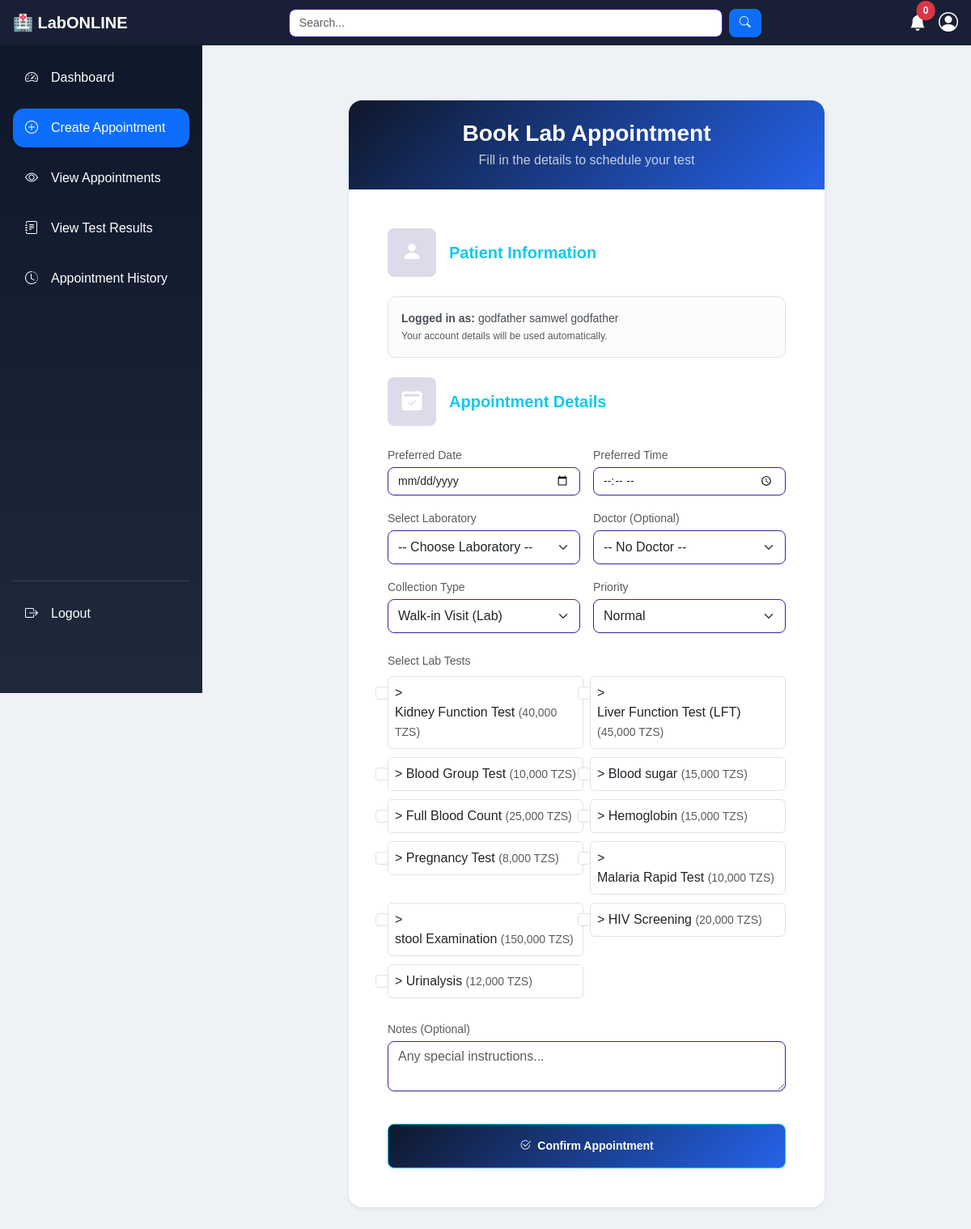
The app's page /patient/dashboard.php?page=create_appointment (signed in) with its own data.
### tables this page shows
CREATE TABLE `lab_tests` (
  `id` int(11) NOT NULL,
  `category_id` int(11) DEFAULT NULL,
  `test_name` varchar(100) DEFAULT NULL,
  `description` text DEFAULT NULL,
  `price` decimal(10,2) DEFAULT NULL,
  `duration` varchar(50) DEFAULT NULL,
  `is_active` tinyint(1) DEFAULT 1
);

### patient/dashboard.php (called while the page is built, shortened)
<?php
include "../shared/layout.php";
?>

### includes/helpers.php (called while the page is built, shortened)
<?php
function e(?string $value): string
{
    return htmlspecialchars((string) $value, ENT_QUOTES, 'UTF-8');
}

### repositories/LabTestRepository.php (called while the page is built, shortened)
<?php
class LabTestRepository
{
    private mysqli $conn;
    public function __construct(mysqli $conn)
    {
        $this->conn = $conn;
    }
    public function getAllWithCategory(): array
    {
        $sql = "SELECT lt.id, lt.test_name, lt.description, lt.price, lt.duration,
                       tc.category_name
                FROM lab_tests lt
                LEFT JOIN test_categories tc
                ON tc.id = lt.category_id
                WHERE lt.is_active = 1
                ORDER BY tc.category_name, lt.test_name";
        $result = $this->conn->query($sql);
        return $result ? $result->fetch_all(MYSQLI_ASSOC) : [];
    }
}

### patient/content/create_appointment.php (the view, shortened to what this page needs)
<?php
$labTestRepo = new LabTestRepository($conn);
$tests = $labTestRepo->getAllWithCategory();
$patientName = $_SESSION['full_name'] ?? 'Patient';
?>
<div class="container py-5">
    <div class="row">
        <div class="col-lg-8 mx-auto">
            <div class="card border-0 shadow-sm rounded-4 overflow-hidden">
                <div class="card-header welcome-card bg-lab-gradient border-0 p-4 text-white text-center">
                    <h3 class="mb-1 fw-bold">Book Lab Appointment</h3>
                    <p class="mb-0 opacity-75">Fill in the details to schedule your test</p>
                </div>
                <div class="card-body p-4 p-md-5">
                    <form method="POST" action="../actions/patient/create_appointment_process.php">
                        <div class="d-flex align-items-center gap-3 mb-4">
                            <div class="icon-box rounded-3 d-flex align-items-center justify-content-center">
                                <i class="bi bi-person-fill"></i>
                            </div>
                            <h5 class="mb-0 fw-bold text-info">Patient Information</h5>
                        </div>
                        <div class="alert alert-light border mb-4">
                            <strong>Logged in as:</strong> <?= e($patientName) ?>
                            <br><small class="text-muted">Your account details will be used automatically.</small>
                        </div>
                        <div class="d-flex align-items-center gap-3 mb-4">
                            <div class="icon-box rounded-3 d-flex align-items-center justify-content-center">
                                <i class="bi bi-calendar2-check-fill"></i>
                            </div>
                            <h5 class="mb-0 fw-bold text-info">Appointment Details</h5>
                        </div>
                        <div class="row g-3 mb-4">
                            <div class="col-md-6">
                                <label class="small text-muted mb-1">Preferred Date</label>
                                <input type="date" name="appointment_date" class="form-control rounded-3" required>
                            </div>
                            <div class="col-md-6">
                                <label class="small text-muted mb-1">Preferred Time</label>
                                <input type="time" name="appointment_time" class="form-control rounded-3" required>
                            </div>
                            <div class="col-md-6">
                                <label class="small text-muted mb-1">Select Laboratory</label>
                                <select name="laboratory_id" class="form-select rounded-3 py-2" required>
                                    <option value="">-- Choose Laboratory --</option>
                                </select>
                            </div>
                            <div class=" col-md-6">
                                <label class="small text-muted mb-1">Doctor (Optional)</label>
                                <select name="doctor_id" class="form-select rounded-3 py-2">
                                    <option value="">-- No Doctor --</option>
                                </select>
                            </div>
                            <div class="col-md-6">
                                <label class="small text-muted mb-1">Collection Type</label>
                                <select class="form-select rounded-3 py-2" name="sample_collection" id="serviceType"
                                    required>
                                    <option value="lab">Walk-in Visit (Lab)</option>
                                </select>
                            </div>
                            <div class="col-md-6">
                                <label class="small text-muted mb-1">Priority</label>
                                <select name="priority" class="form-select rounded-3 py-2">
                                    <option value="normal">Normal</option>
                                </select>
                            </div>
                        </div>
                        <div class="mb-4">
                            <label class="small text-muted mb-2 d-block">Select Lab Tests</label>
                            <div class="row g-2">
                                <?php foreach ($tests as $test): ?>
                                <div class="col-md-6">
                                    <div class="form-check border rounded p-2">
                                        <input class="form-check-input" type="checkbox" name="test_ids[]"
                                            value="<?= e((string)$test['id']) ?>" id="test<?= e((string)$test['id']) ?>"
                                            <?phpif($oldAppointment && in_array($test['id'],$oldTests)){ echo "checked";}?>>
                                        <label class="form-check-label" for="test<?= e((string)$test['id']) ?>">
                                            <?= e($test['test_name']) ?>
                                            <small class="text-muted">
                                                (<?= number_format((float)$test['price'],0) ?> TZS)
                                            </small>
                                        </label>
                                    </div>
                                </div>
                                <?php endforeach; ?>
                            </div>
                        </div>
                        <div class="mb-4">
                            <label class="small text-muted mb-1">Notes (Optional)</label>
                            <textarea name="notes" class="form-control rounded-3" rows="2"
                                placeholder="Any special instructions..."></textarea>
                        </div>
                        <button type="submit"
                            class="btn btn-info welcome-card w-100 py-3 text-white fw-bold rounded-3 shadow-sm mt-3">
                            <i class="bi bi-check2-circle me-2"></i>Confirm Appointment
                        </button>
                    </form>
                </div>
            </div>
        </div>
    </div>
</div>

### assets/css/generaldashboard.css (style rules this page uses)
body { background-color: #f4f6f9; }

### assets/css/patientappointment.css (style rules this page uses)
.bg-lab-gradient { background: linear-gradient(135deg, #510ecc, oklch(39.933% 0.23644 280.212)); }
.form-control, .form-select { border: 1px solid #3a22a3; transition: 0.3s; }
.icon-box { width: 45px; height: 45px; background: rgba(39, 8, 110, 0.15); color: #36078d; }

### assets/css/patienthome.css (style rules this page uses)
body { background:#eef2f7; }
.welcome-card { background:linear-gradient(135deg,#0f172a,#2563eb); border-radius:24px; overflow:hidden; }
.icon-box { width:60px; height:60px; border-radius:16px; display:flex; align-items:center; justify-content:center; color:white; font-size:24px; }

### assets/css/patientviewappointment.css (style rules this page uses)
body { background:#f1f5f9; }
.icon-box { width:60px; height:60px; border-radius:15px; display:flex; align-items:center; justify-content:center; color:white; font-size:25px; }

### assets/css/patienthistory.css (style rules this page uses)
body { background:#f4f7fb; }
.card { border-radius:12px; }
.card-header { border-radius:12px 12px 0 0 !important; }
.form-control { border-radius:10px; }
.btn { border-radius:8px; }

### assets/css/doctorhome.css (style rules this page uses)
body { background:#f1f5f9; font-family:Arial, Helvetica, sans-serif; }

### assets/css/viewpatientslist.css (style rules this page uses)
body { background:#f4f7fb; font-family:Arial, Helvetica, sans-serif; }
.card { transition:.3s ease; border-radius:18px; }

### assets/css/labohome.css (style rules this page uses)
body { background: #eef2f7; font-family: Arial, Helvetica, sans-serif; }
h4, h5, h6 { font-weight: 600; }
.card { border-radius: 12px; border: none; }
.card h5 { margin-bottom: 10px; }
.btn { border-radius: 8px; font-size: 14px; padding: 6px 12px; }
.alert { border-radius: 10px; font-size: 14px; }
input.form-control { border-radius: 8px; font-size: 14px; }

### records on screen
lab_tests: test_name "Kidney Function Test", price "40,000"
lab_tests: test_name "Liver Function Test (LFT)", price "45,000"
lab_tests: test_name "Blood Group Test", price "10,000"
lab_tests: test_name "Blood sugar", price "15,000"
lab_tests: test_name "Full Blood Count", price "25,000"
lab_tests: test_name "Hemoglobin", price "15,000"
lab_tests: test_name "Pregnancy Test", price "8,000"
lab_tests: test_name "Malaria Rapid Test", price "10,000"
lab_tests: test_name "stool Examination", price "150,000"
lab_tests: test_name "HIV Screening", price "20,000"
lab_tests: test_name "Urinalysis", price "12,000"

### other values on screen
$notification_count "0"
$patientName "godfather samwel godfather"
